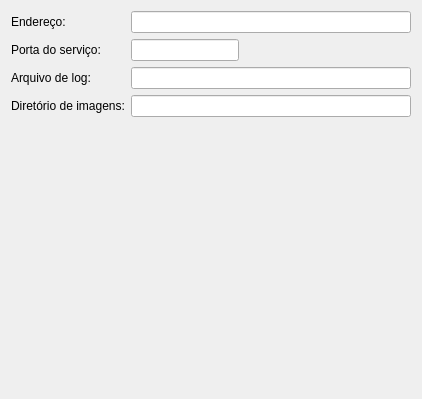
          <widget class="QWidget" name="animationTab">
           <attribute name="title">
            <string>Animação</string>
           </attribute>
           <layout class="QGridLayout" name="gridLayout">
            <item row="3" column="1" colspan="2">
             <widget class="QLineEdit" name="animImageDirLed"/>
            </item>
            <item row="1" column="1">
             <widget class="QLineEdit" name="animPortLed"/>
            </item>
            <item row="2" column="0">
             <widget class="QLabel" name="animLogFileLbl">
              <property name="text">
               <string>Arquivo de log:</string>
              </property>
             </widget>
            </item>
            <item row="4" column="1">
             <spacer name="verticalSpacer">
              <property name="orientation">
               <enum>Qt::Vertical</enum>
              </property>
              <property name="sizeHint" stdset="0">
               <size>
                <width>20</width>
                <height>271</height>
               </size>
              </property>
             </spacer>
            </item>
            <item row="0" column="1" colspan="2">
             <widget class="QLineEdit" name="animAddressLed"/>
            </item>
            <item row="3" column="0">
             <widget class="QLabel" name="animImageDirLbl">
              <property name="text">
               <string>Diretório de imagens:</string>
              </property>
             </widget>
            </item>
            <item row="2" column="1" colspan="2">
             <widget class="QLineEdit" name="animLogFileLed"/>
            </item>
            <item row="1" column="0">
             <widget class="QLabel" name="animPortLbl">
              <property name="text">
               <string>Porta do serviço:</string>
              </property>
             </widget>
            </item>
            <item row="1" column="2">
             <spacer name="horizontalSpacer">
              <property name="orientation">
               <enum>Qt::Horizontal</enum>
              </property>
              <property name="sizeHint" stdset="0">
               <size>
                <width>166</width>
                <height>20</height>
               </size>
              </property>
             </spacer>
            </item>
            <item row="0" column="0">
             <widget class="QLabel" name="animAddressLbl">
              <property name="text">
               <string>Endereço:</string>
              </property>
             </widget>
            </item>
           </layout>
          </widget>
